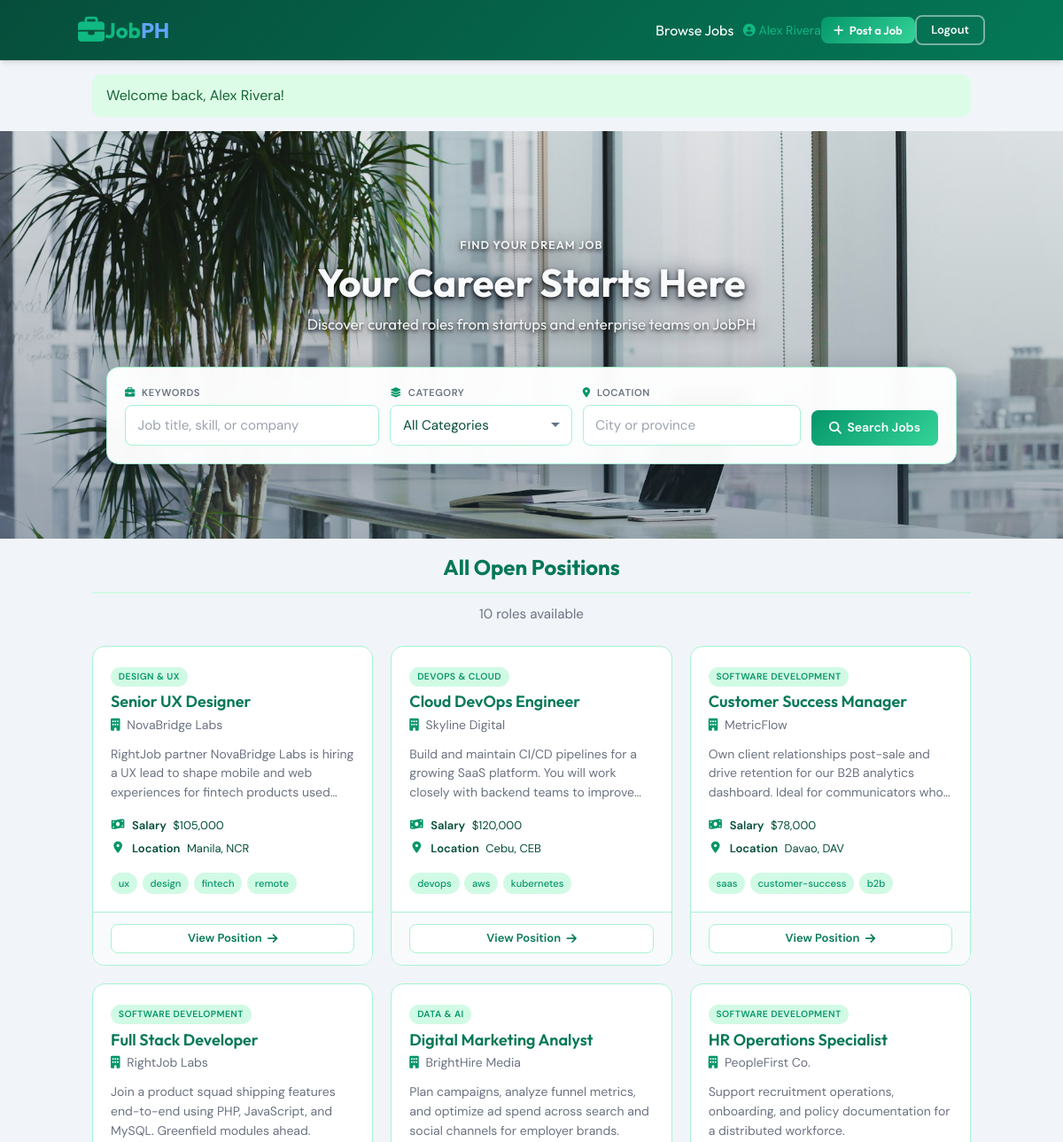
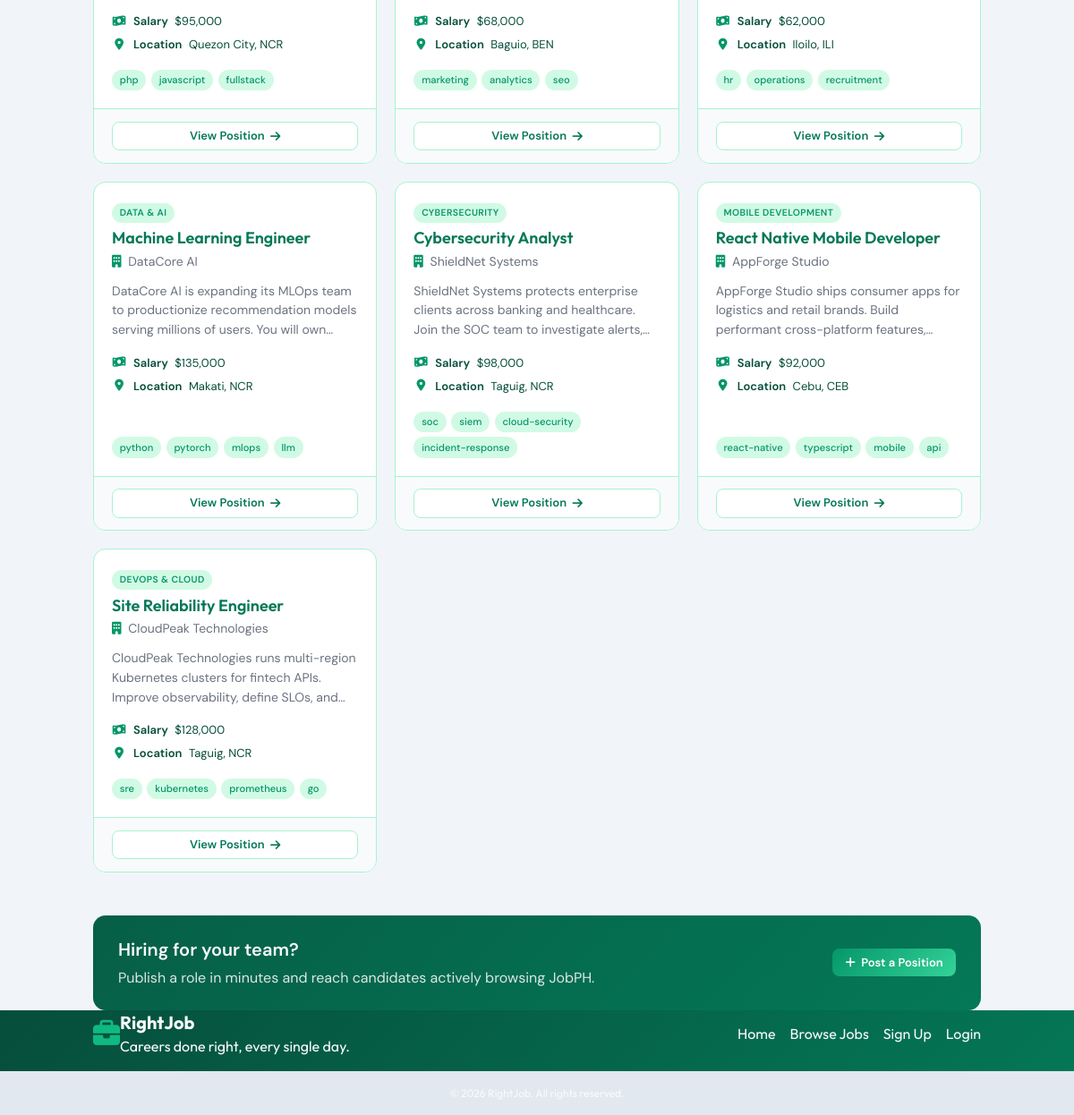
The page /listings (signed in) on the database its author committed (2 pictures, top to bottom).
### tables this page shows
CREATE TABLE IF NOT EXISTS listings (
    id INT AUTO_INCREMENT PRIMARY KEY,
    title VARCHAR(255) NOT NULL,
    description TEXT NOT NULL,
    salary VARCHAR(50) NOT NULL,
    tags VARCHAR(255) DEFAULT NULL,
    company VARCHAR(255) DEFAULT NULL,
    address VARCHAR(255) DEFAULT NULL,
    city VARCHAR(100) NOT NULL,
    state VARCHAR(50) NOT NULL,
    phone VARCHAR(50) DEFAULT NULL,
    email VARCHAR(255) NOT NULL,
    requirements TEXT DEFAULT NULL,
    benefits TEXT DEFAULT NULL,
    category VARCHAR(50) DEFAULT NULL,
    user_id INT NOT NULL,
    created_at TIMESTAMP DEFAULT CURRENT_TIMESTAMP,
    FOREIGN KEY (user_id) REFERENCES users(id) ON DELETE CASCADE
);

### App/controllers/ListingController.php (called while the page is built, shortened)
<?php
class ListingController
{
    protected $db;
    public function __construct()
    {
        $config = require basePath('config/db.php');
        $this->db = new Database($config);
    }
    public function index()
    {
        $query = 'SELECT * FROM listings WHERE 1=1';
        $params = [];
        $keywords = trim($_GET['keywords'] ?? '');
        $location = trim($_GET['location'] ?? '');
        $category = trim($_GET['category'] ?? '');
        $query .= ' ORDER BY created_at DESC';
        $listings = $this->db->query($query, $params)->fetchAll();
        loadView('listings/index', [
            'pageTitle' => 'Browse Jobs — RightJob',
            'listings' => $listings,
            'keywords' => $keywords,
            'location' => $location,
            'category' => $category,
        ]);
    }
}

### public/index.php (called while the page is built, shortened)
<?php
require '../helpers.php';
$router = new Router();
$router->route(normalizeUri());

### Framework/Database.php (called while the page is built, shortened)
<?php
class Database
{
    public $conn;
    public function __construct($config)
    {
        $dsn = "mysql:host={$config['host']};port={$config['port']};dbname={$config['dbname']}";
        $options = [PDO::ATTR_ERRMODE => PDO::ERRMODE_EXCEPTION, PDO::ATTR_DEFAULT_FETCH_MODE => PDO::FETCH_OBJ];
        try {
            $this->conn = new PDO($dsn, $config['username'], $config['password'], $options);
        } catch (\PDOException $e) {
            throw new Exception('Database failed connection: ' . $e->getMessage());
        }
    }
    public function query($query, $params = [])
    {
        try {
            $sth = $this->conn->prepare($query);
            $sth->execute();
            return $sth;
        } catch (PDOException $e) {
            throw new Exception("Query failed{$e->getMessage()}");
        }
    }
}

### App/views/partials/listing-card.php (the view)
<article class="job-card">
    <div class="job-card__body">
        <div class="job-card__header">
            <?php if (!empty($listing->category)) : ?>
                <span class="category-badge"><?= e(categoryLabel($listing->category)) ?></span>
            <?php endif; ?>
            <h2 class="job-card__title"><?= e($listing->title) ?></h2>
            <?php if (!empty($listing->company)) : ?>
                <p class="job-card__company">
                    <i class="fa fa-building" aria-hidden="true"></i>
                    <?= e($listing->company) ?>
                </p>
            <?php endif; ?>
        </div>
        <p class="job-card__description"><?= e($listing->description) ?></p>
        <ul class="job-card__meta">
            <li>
                <i class="fa fa-money-bill-wave" aria-hidden="true"></i>
                <span><strong>Salary</strong> <?= formatSalary($listing->salary) ?></span>
            </li>
            <li>
                <i class="fa fa-location-dot" aria-hidden="true"></i>
                <span><strong>Location</strong> <?= e($listing->city) ?>, <?= e($listing->state) ?></span>
            </li>
        </ul>
        <?php $tags = formatTagList($listing->tags ?? null); ?>
        <?php if (!empty($tags)) : ?>
            <div class="job-card__tags">
                <?php foreach (array_slice($tags, 0, 4) as $tag) : ?>
                    <span class="tag-pill"><?= e($tag) ?></span>
                <?php endforeach; ?>
            </div>
        <?php endif; ?>
    </div>
    <div class="job-card__footer">
        <a href="listing?id=<?= $listing->id ?>" class="btn btn--secondary btn--sm">
            View Position <i class="fa fa-arrow-right" aria-hidden="true"></i>
        </a>
    </div>
</article>

### Framework/Router.php (shortened to what this page needs)
<?php
class Router
{
    protected $routes = [];
    public function registerRoute($method, $uri, $action)
    {
        list($controller, $controllerMethod) = explode('@', $action);
        $this->routes[] = [
            'method' => $method,
            'uri' => $uri,
            'controller' => $controller,
            'controllerMethod' => $controllerMethod
        ];
    }
    public function route($uri)
    {
        $requestMethod = $_SERVER['REQUEST_METHOD'];
        foreach ($this->routes as $route) {
            $uriSegments = $uri === '/' ? [] : explode('/', trim($uri, '/'));
            $routeSegments = $route['uri'] === '/' ? [] : explode('/', trim($route['uri'], '/'));
            if (count($uriSegments) === count($routeSegments) && strtoupper($route['method']) === strtoupper($requestMethod)) {
                $params = [];
                $match = true;
                for ($i = 0; $i < count($uriSegments); $i++) {
                    if ($routeSegments[$i] !== $uriSegments[$i] && !preg_match('/\{(.+?)\}/', $routeSegments[$i])) {
                        $match = false;
                        break;
                    }
                }
                if ($match) {
                    $controllerMethod = $route['controllerMethod'];
                    $controllerInstance = new $controller();
                    $controllerInstance->$controllerMethod($params);
                    return;
                }
            }
        }
    }
}

### App/views/listings/index.view.php (shortened to what this page needs)
<?= loadPartial('head') ?>
<?= loadPartial('navbar') ?>
<?= loadPartial('flash') ?>
<?= loadPartial('showcase-search', [
    'keywords' => $keywords ?? '',
    'location' => $location ?? '',
    'category' => $category ?? '',
]) ?>
<section class="container mx-auto p-4 mt-6">
    <h2 class="section-title text-2xl">
        <?php if (!empty($keywords) || !empty($location) || !empty($category)) : ?>
            Search Results
        <?php else : ?>
            All Open Positions
        <?php endif; ?>
    </h2>
    <p class="section-intro">
        <?= count($listings) ?> <?= count($listings) === 1 ? 'role' : 'roles' ?> available
    </p>
    <?php if (empty($listings)) : ?>
        <div class="panel empty-state">
            <p>No positions match your search. Try different keywords, category, or location.</p>
            <a href="<?= url('/listings') ?>" class="btn btn--primary">View All Jobs</a>
        </div>
    <?php else : ?>
        <div class="jobs-grid">
            <?php foreach ($listings as $listing) : ?>
                <?php require basePath('App/views/partials/listing-card.php'); ?>
            <?php endforeach; ?>
        </div>
    <?php endif; ?>
</section>
<?= loadPartial('bottom-banner') ?>
<?= loadPartial('footer') ?>

### public/css/style.css (style rules this page uses)
html { line-height: 1.5; -webkit-text-size-adjust: 100%; -moz-tab-size: 4; -o-tab-size: 4; tab-size: 4; font-family: ui-sans-serif, system-ui, -apple-system, BlinkMacSystemFont, "Segoe UI", Roboto, "Helvetica Neue", Arial, "Noto Sans", sans-serif, "Apple Color Emoji", "Segoe UI Emoji", "Segoe UI Symbol", "Noto Color Emoji"; font-feature-settings: normal; font-variation-settings: normal; }
body { margin: 0; line-height: inherit; }
h1, h2, h3, h4, h5, h6 { font-size: inherit; font-weight: inherit; }
a { color: inherit; text-decoration: inherit; }
b, strong { font-weight: bolder; }
blockquote, dl, dd, h1, h2, h3, h4, h5, h6, hr, figure, p, pre { margin: 0; }
ol, ul, menu { list-style: none; margin: 0; padding: 0; }
.container { width: 100%; }
@media (min-width: 640px) { .container { max-width: 640px; } }
@media (min-width: 768px) { .container { max-width: 768px; } }
@media (min-width: 1024px) { .container { max-width: 1024px; } }
.mx-auto { margin-left: auto; margin-right: auto; }
.bg-gray-100 { --tw-bg-opacity: 1; background-color: rgb(243 244 246 / var(--tw-bg-opacity)); }
.p-4 { padding: 1rem; }
.text-2xl { font-size: 1.5rem; line-height: 2rem; }

### rows shown on the page
listings: category "DESIGN & UX", title "Senior UX Designer", company "NovaBridge Labs", description "RightJob partner NovaBridge Labs is hiring a UX lead to shape mobile and web experiences for fintech products…", salary "$105,000", city "Manila", state "NCR", tags "ux", tags "design", tags "fintech", tags "remote"
listings: category "DEVOPS & CLOUD", title "Cloud DevOps Engineer", company "Skyline Digital", description "Build and maintain CI/CD pipelines for a growing SaaS platform. You will work closely with backend teams to…", salary "$120,000", city "Cebu", state "CEB", tags "devops", tags "aws", tags "kubernetes"
listings: category "SOFTWARE DEVELOPMENT", title "Customer Success Manager", company "MetricFlow", description "Own client relationships post-sale and drive retention for our B2B analytics dashboard. Ideal for communicators…", salary "$78,000", city "Davao", state "DAV", tags "saas", tags "customer-success", tags "b2b"
listings: category "SOFTWARE DEVELOPMENT", title "Full Stack Developer", company "RightJob Labs", description "Join a product squad shipping features end-to-end using PHP, JavaScript, and MySQL. Greenfield modules ahead.", salary "$95,000", city "Quezon City", state "NCR", tags "php", tags "javascript", tags "fullstack"
listings: category "DATA & AI", title "Digital Marketing Analyst", company "BrightHire Media", description "Plan campaigns, analyze funnel metrics, and optimize ad spend across search and social channels for employer brands.", salary "$68,000", city "Baguio", state "BEN", tags "marketing", tags "analytics", tags "seo"
listings: category "SOFTWARE DEVELOPMENT", title "HR Operations Specialist", company "PeopleFirst Co.", description "Support recruitment operations, onboarding, and policy documentation for a distributed workforce.", salary "$62,000", city "Iloilo", state "ILI", tags "hr", tags "operations", tags "recruitment"
listings: category "DATA & AI", title "Machine Learning Engineer", company "DataCore AI", description "DataCore AI is expanding its MLOps team to productionize recommendation models serving millions of users. You will…", salary "$135,000", city "Makati", state "NCR", tags "python", tags "pytorch", tags "mlops", tags "llm"
listings: category "CYBERSECURITY", title "Cybersecurity Analyst", company "ShieldNet Systems", description "ShieldNet Systems protects enterprise clients across banking and healthcare. Join the SOC team to investigate…", salary "$98,000", city "Taguig", state "NCR", tags "soc", tags "siem", tags "cloud-security", tags "incident-response"
listings: category "MOBILE DEVELOPMENT", title "React Native Mobile Developer", company "AppForge Studio", description "AppForge Studio ships consumer apps for logistics and retail brands. Build performant cross-platform…", salary "$92,000", city "Cebu", state "CEB", tags "react-native", tags "typescript", tags "mobile", tags "api"
listings: category "DEVOPS & CLOUD", title "Site Reliability Engineer", company "CloudPeak Technologies", description "CloudPeak Technologies runs multi-region Kubernetes clusters for fintech APIs. Improve observability, define SLOs,…", salary "$128,000", city "Taguig", state "NCR", tags "sre", tags "kubernetes", tags "prometheus", tags "go"

### other values the page prints
count($listings) "10"
form field category "All Categories"
